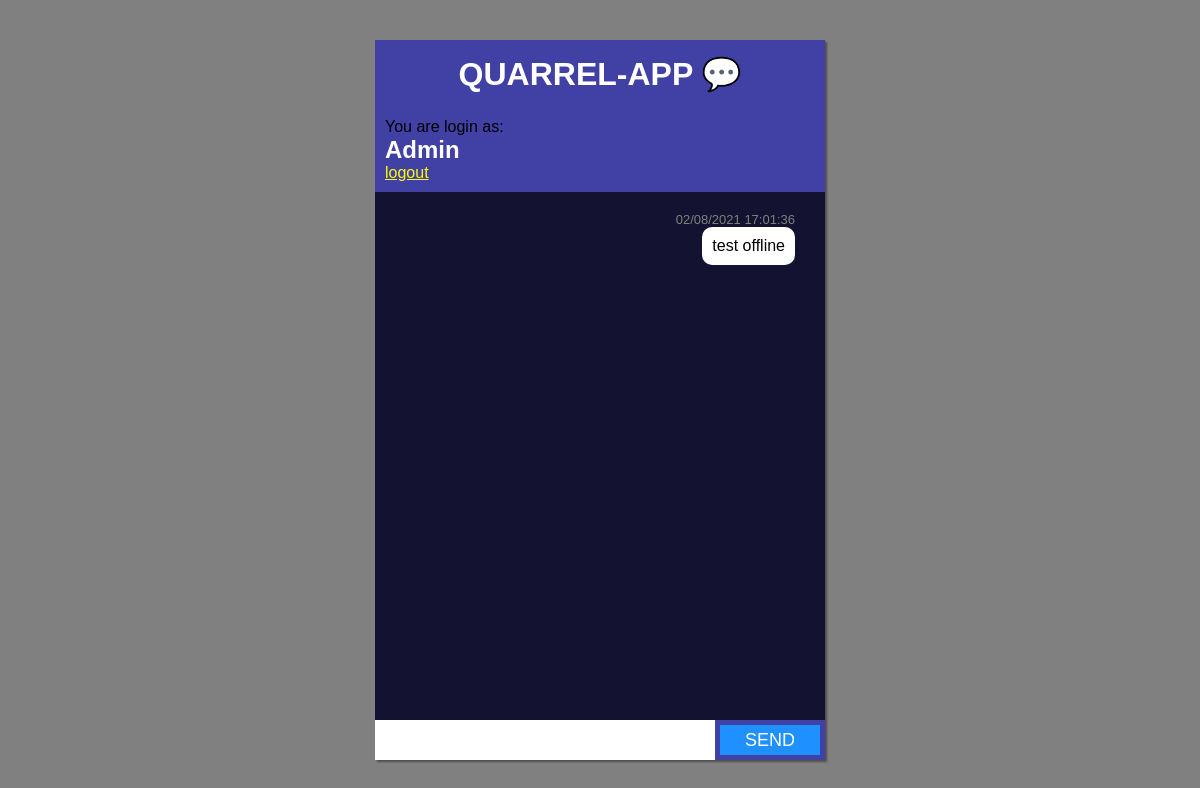
Page / (signed in) on the earlier database version.
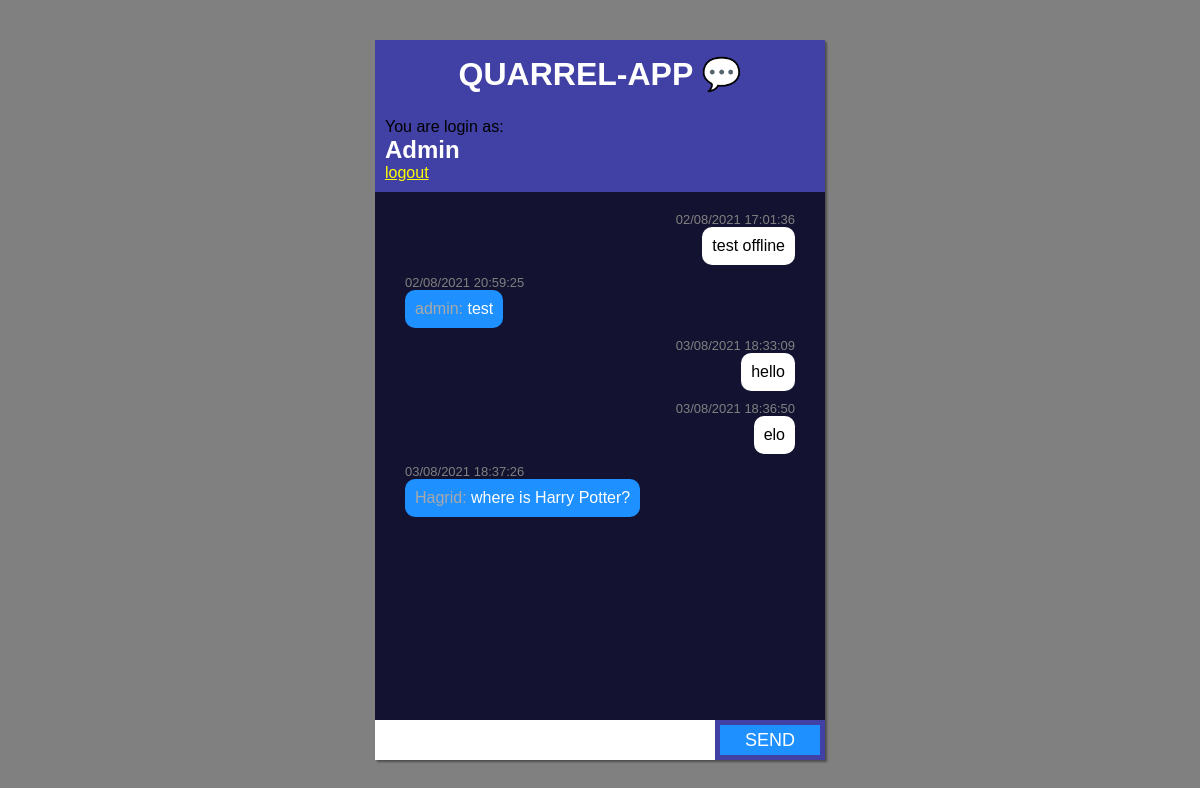
Same page on the later database version.
### tables this page shows
CREATE TABLE users (id INTEGER, username TEXT NOT NULL, hash TEXT NOT NULL, PRIMARY KEY(id));

CREATE TABLE messages (id INTEGER, user_id INTEGER, text TEXT NOT NULL, date TEXT NOT NULL, PRIMARY KEY(id));

### app.py (the view)
@app.route("/")
def index():
    if not session.get("user_id"):
        return redirect("/login")
    messages_db = db.execute("SELECT * FROM messages")
    users_db = db.execute("SELECT * FROM users")
    return render_template("index.html", messages_db=messages_db, users_db=users_db)

### templates/index.html (shortened to what this page needs)
{% extends "layout.html" %}
{% block body %}
<div class="container">
    <div class="header">
        <h1>QUARREL-APP &#128172</h1>
    </div>
    {% if session.user_id %}
    <div class="main ">
        You are login as: <h2>{{ session.username }}</h2> <a href="/logout">logout</a>
    </div>
    <div id="chatbox" class="chatbox">
        {% for message in messages_db %}
        {%if message.user_id == session.user_id %}
        <p class="date user_date">{{ message.date }}</p>
        <p class="message user_message"></span>{{ message.text }}</p>
        {% else %}
        <p class="date">{{ message.date }}</p>
        <p class="message"><span class="sender">{{ users_db[message.user_id - 1].username }}:</span> {{ message.text }}
        </p>
        {% endif %}
        {% endfor %}
    </div>
    <div class="footer">
        <form id="message_input_form">
            <input type="text" id="message" autocomplete="off" autofocus>
            <button type="submit">SEND</button>
        </form>
    </div>
    {% else %}
    Please log in. <a href="/login">login</a>
    {% endif %}
</div>
{% endblock %}

### templates/layout.html (shortened to what this page needs)
<!DOCTYPE html>
<html lang="en">
    <head>
        <link href="/static/styles.css" rel="stylesheet" type="text/css">
    </head>
    <body>
        {% block body %}{% endblock %}
    </body>
</html>

### static/styles.css (style rules this page uses)
* { margin: 0; padding: 0; font-family: sans-serif; box-sizing: border-box; }
body { height: 100vh; background-color: grey; display: flex; justify-content: center; align-items: center; }
.container { width: 450px; height: 90vh; display: flex; flex-direction: column; box-shadow: 2px 2px 2px rgba(0,0,0,0.4); background-color: rgb(64, 64, 165); }
.header h1 { text-align: center; color: white; padding: 15px; margin-bottom: 10px; }
h2 { color: white; }
.chatbox { flex: 1; color: grey; background-color: rgb(0,0,0,0.7); padding: 20px 30px; overflow: auto; }
.message { background-color: dodgerblue; padding: 10px; color: white; width: fit-content; height: auto; border-radius: 10px; margin-bottom: 10px; }
.user_message { margin-left: auto; background-color: white; color: black; }
.footer form { display: flex; }
form input { flex: 1; height: 40px; border: none; outline: none; padding-left: 5px; font-size: 16px; }
form button { width: 100px; font-size: 18px; border: none; outline: none; background-color: dodgerblue; color: white; cursor: pointer; margin: 5px; }
.sender { color: darkgray; }
.main { background-color: rgb(64, 64, 165); margin-bottom: 10px; margin-left: 10px; }
a { color: yellow; }
.date { font-size: small; width: fit-content; }
.user_date { margin-left: auto; }

Differences in the rows shown:
no longer on this page (row unchanged): users: username "Admin"
added messages: date "02/08/2021 20:59:25", text "test"
added users: username "admin"
added messages: date "03/08/2021 18:33:09", text "hello"
added messages: date "03/08/2021 18:36:50", text "elo"
added messages: date "03/08/2021 18:37:26", text "where is Harry Potter?"
added users: username "Hagrid"
Other differences:
{{ session.username }}: (not shown) → "Admin"
